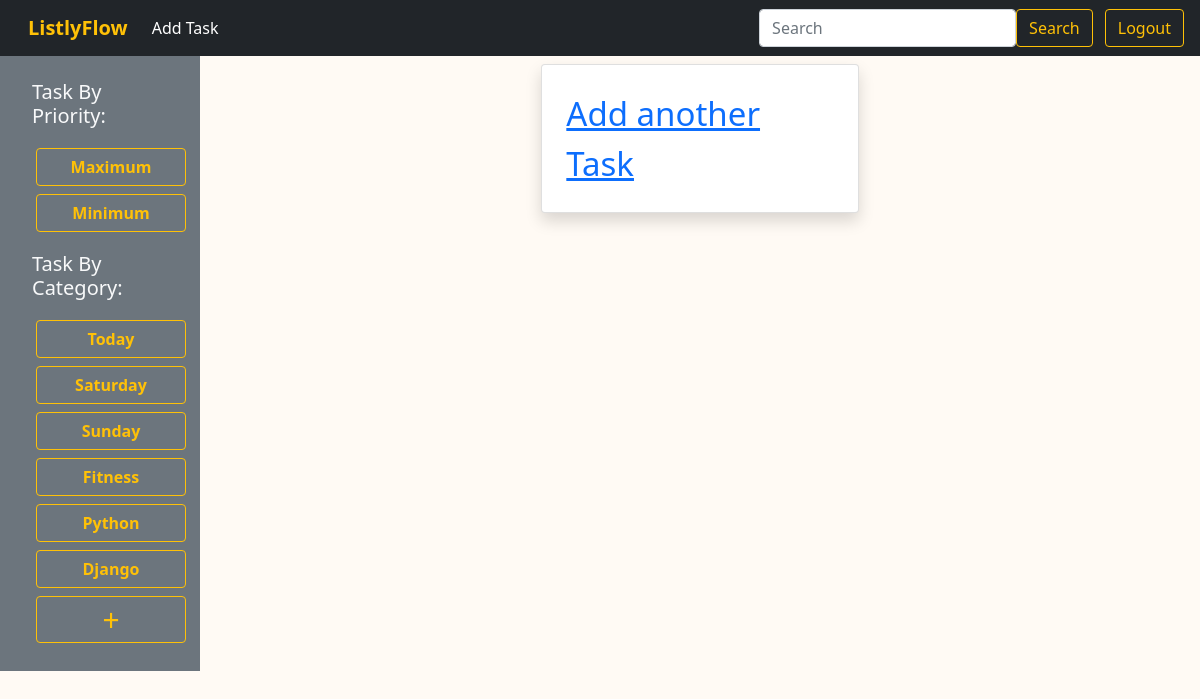
The app's page / (signed in) with its own data.
### task/models.py (models this page shows, shortened)
class Category(models.Model):
    name = models.CharField(max_length=30)
    slug = AutoSlugField(populate_from='name', editable=True, always_update=True)
    class Meta:
        verbose_name_plural = "Categories"

### listlyflow/views.py (the view, shortened to what this page needs)
# urls.py: path('', views.home, name='home'),
def home(request, slug = None):
    search = request.GET.get('search')
    if request.user.is_authenticated:
        user = request.user
        if slug is not None:
            category = Category.objects.get(slug=slug)
            data = Task.objects.filter(category=category, user=user).order_by('status')
        else:
            data = Task.objects.filter(user=user).order_by('status')
    else :
        data = {}
    categories = Category.objects.all()
    return render(request, 'home.html', {'data': data,'categories': categories})

### templates/home.html (shortened to what this page needs)
{% extends "base.html" %}
{% block content %}
{% if request.user.is_authenticated %}
<div class="d-flex flex-wrap">
  <div class="col-2 bg-secondary text-light p-4">
    <h5 class="text-light mx-2 mb-3">Task By Priority:</h5>
    <div class="ms-2 mb-3">
        <a class="btn btn-outline-warning m-1"
        style="width: 150px; font-weight: 600;"
        href="{% url "sort-priority" True %}">Maximum</a>
        <a class="btn btn-outline-warning m-1"
        style="width: 150px; font-weight: 600;"
        href="{% url "sort-priority" False %}">Minimum</a>
      </div>
    <h5 class="text-light mx-2 mb-3">Task By Category:</h5>
    <div class="ms-2">
        {% for category in categories %}
          <a class="btn btn-outline-warning m-1"
          style="width: 150px; font-weight: 600;"
          href="{% url "sort-category" category.slug %}">{{ category.name }}</a>
          {% endfor %}
        </div>
    <div class="ms-2">
        <a class="btn btn-outline-warning m-1 p-0"
        style="width: 150px; font-weight: 500; font-size: 30px;"
        href="{% url "add-category" %}"> + </a>
  </div>
</div>
  <div class="col-10">
    <div
    class="d-flex flex-wrap justify-content-center" >
      <div class="col-md-4 col-sm-6 d-flex align-items-stretch">
        <div class="card p-2 m-2 shadow w-100">
          <div class="card-body">
            <div class="d-flex align-items-center justify-content-center"
            style="font-size:33px">
                <a href="{% url "add-task" %}">Add another Task</a>
            </div>
          </div>
        </div>
      </div>
      </div>
  </div>
</div>
{% else %}
<h3>HOME</h3>
{% endif %}
{% endblock content %}

### records on screen
Category: name "Today"
Category: name "Saturday"
Category: name "Sunday"
Category: name "Fitness"
Category: name "Python"
Category: name "Django"
